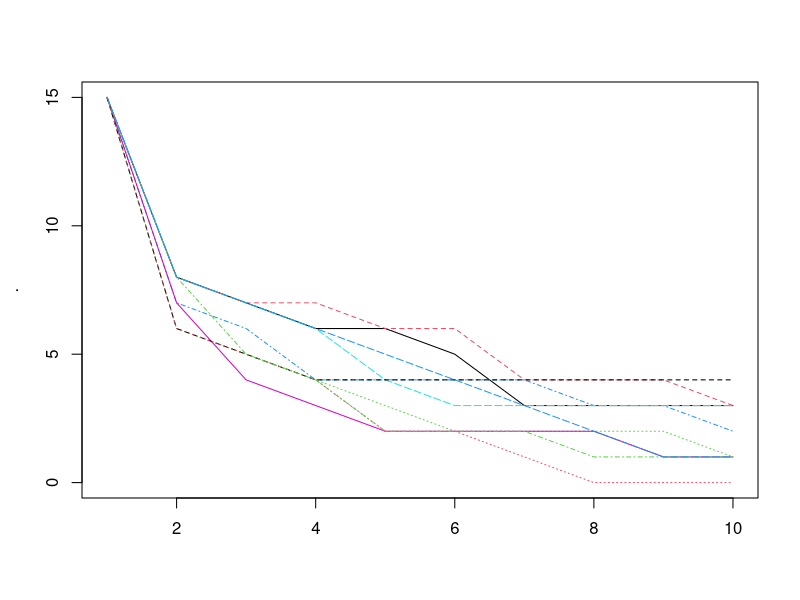
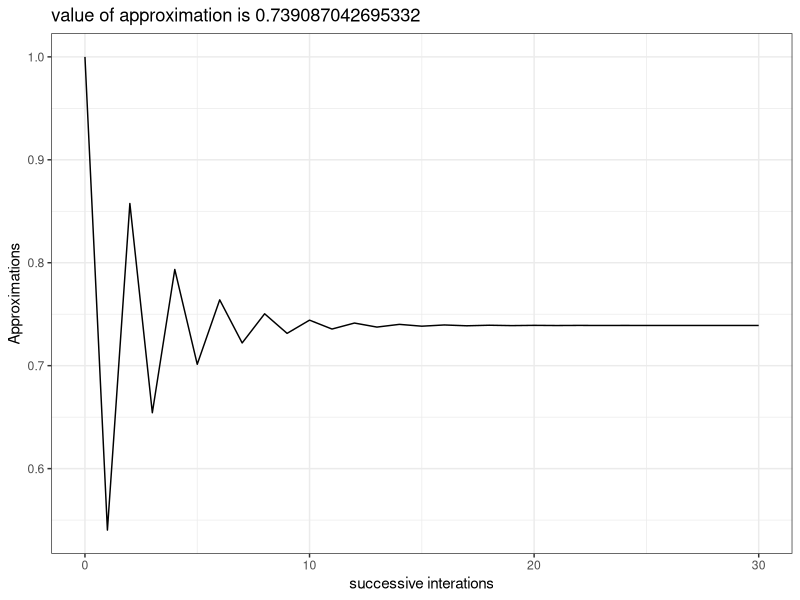
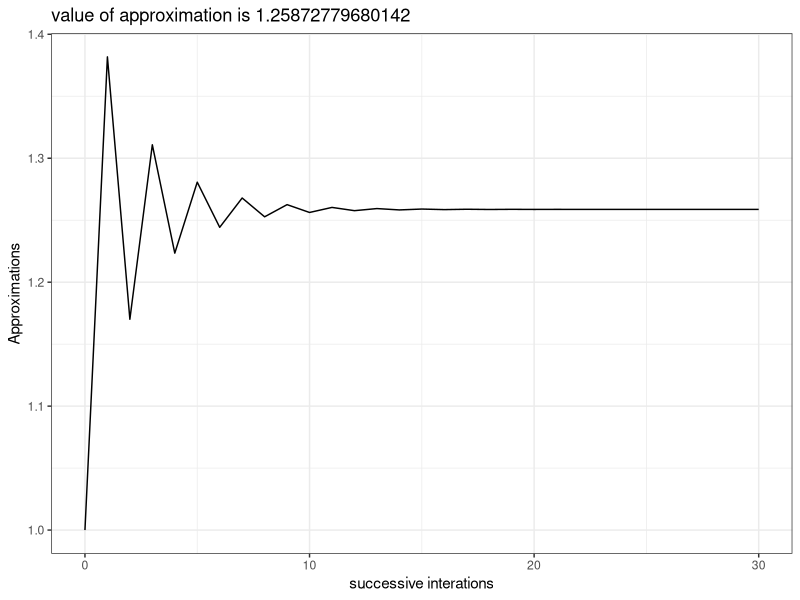
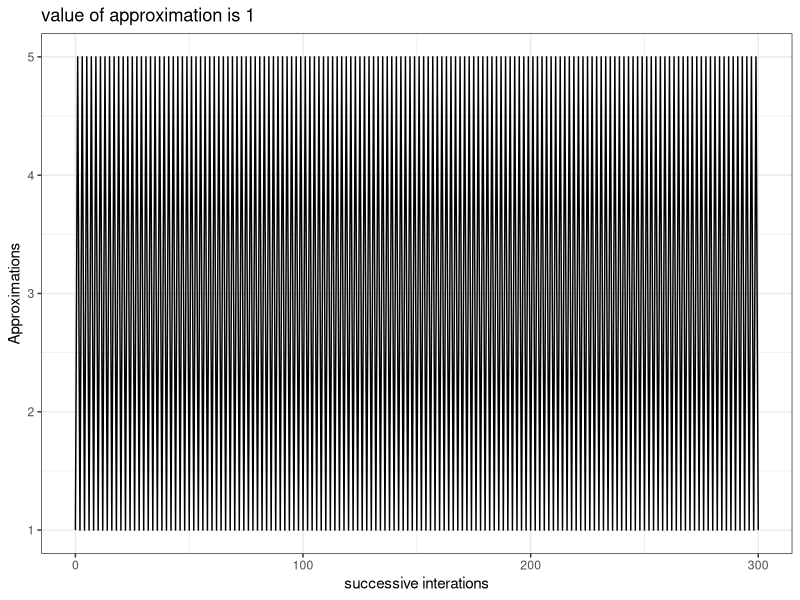
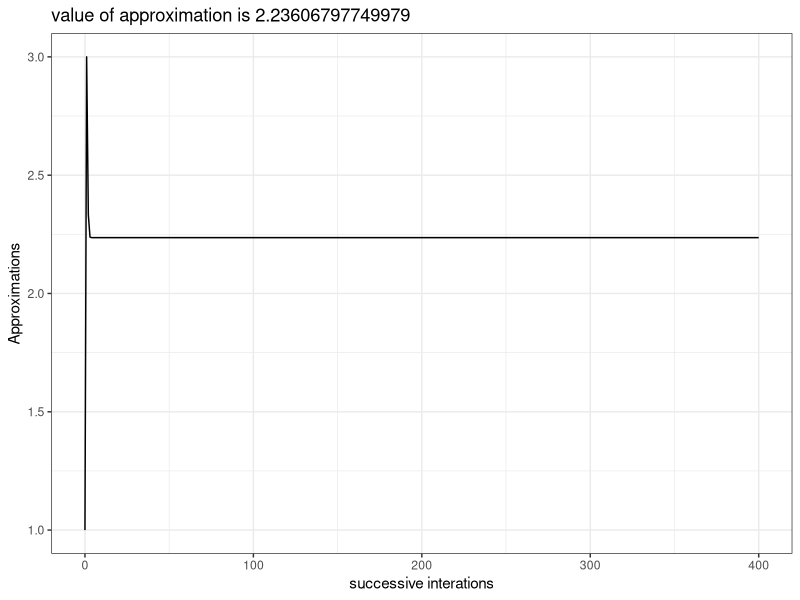
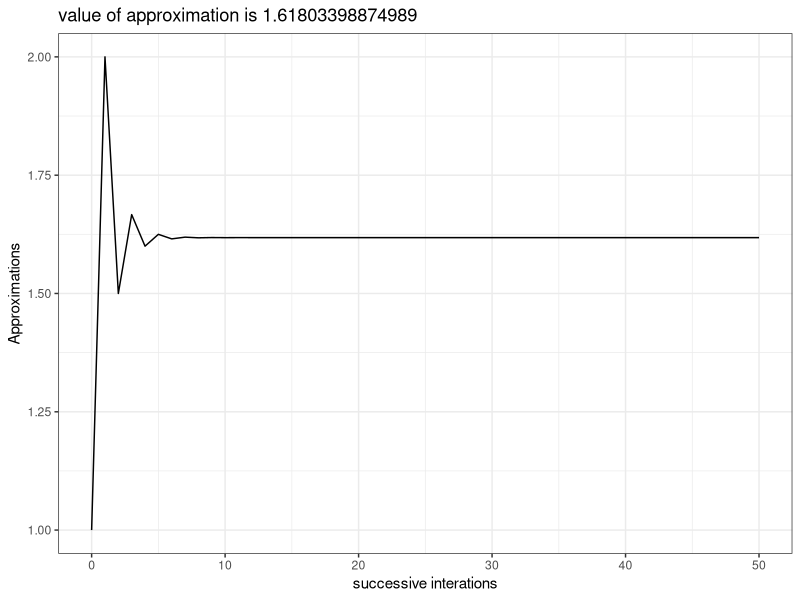
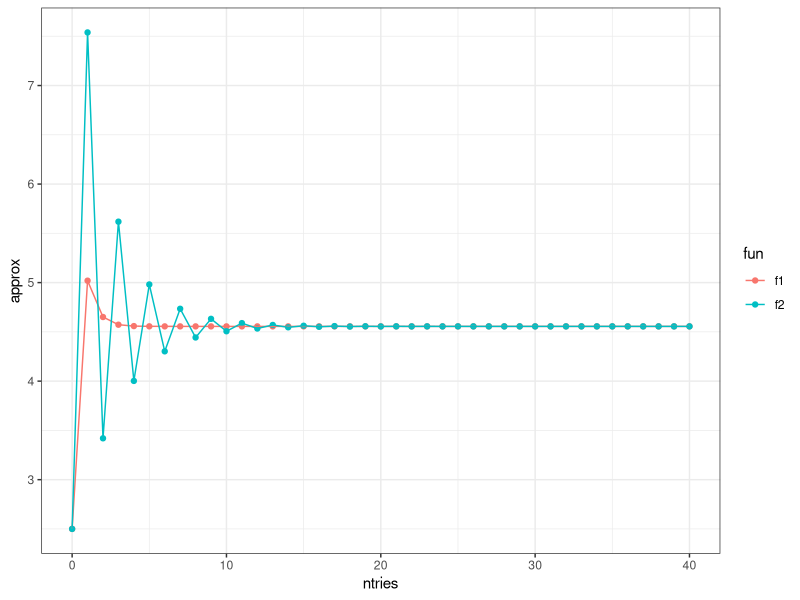
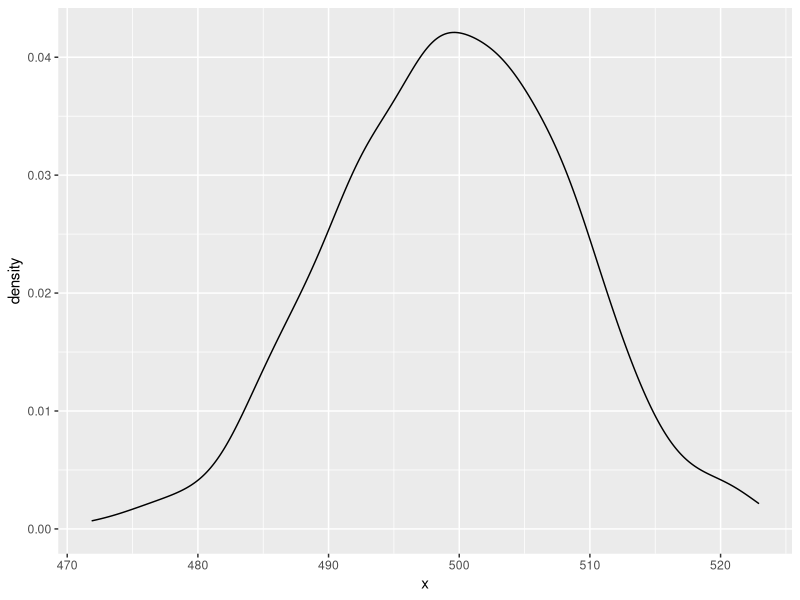

These figures' R source, in order:
## ---- chunk 1
knitr::opts_chunk$set(error = TRUE, cache = TRUE)
library(ggplot2)
library(tidyr)
library(magrittr)
## ---- chunk 2
mean(0.5, x = c(0:10,50))
## ---- chunk 3
scale01 <- function(x) {
  rng <- range(x, na.rm = TRUE)
  (x - rng[1]) / (rng[2] - rng[1])
}

mtcars_scale <- mtcars[]
mtcars_scale[] <- lapply(mtcars, scale01)
head(mtcars_scale)

scale_numerics <- function(dat){
  if(is.numeric(dat)){
    scale01(dat)
    } else {
      dat
      }
  }

iris_scale <- iris

iris_scale[] <- lapply(iris, scale_numerics)

head(iris)

try(lapply(iris, scale01))
## ---- chunk 4
formulas <- list(
  mpg ~ disp,
  mpg ~ I(1 / disp),
  mpg ~ disp + wt,
  mpg ~ I(1 / disp) + wt
)

mods <- vector("list", length(formulas))

for (i in seq_along(formulas)){
  mods[[i]] <- lm(formulas[[i]], data = mtcars)
  }
## ---- chunk 5
models_mtcars <- lapply(formulas, lm, data = mtcars)
# old way
#lapply(formulas, function(form) lm(form, data = mtcars))
## ---- chunk 6

bootstraps <- lapply(1:10, function(i) {
  rows <- sample(1:nrow(mtcars), rep = TRUE)
  mtcars[rows, ]
})

## for loop

bootstrap_models <- vector("list",length(bootstraps))
for(i in seq_along(bootstraps)){
  bootstrap_models[[i]] <- lm(mpg ~ disp, data = bootstraps[[i]])
  }

## lapply

bootstrap_models_lapply <- lapply(bootstraps, lm, formula = mpg ~ disp)
## ---- chunk 7
rsq <- function(mod) summary(mod)$r.squared

sapply(bootstrap_models_lapply, rsq)

sapply(models_mtcars, rsq)

## ---- chunk 8
species_abundances <- sample(seq_len(100),size = 5) %>%
  sapply(rpois, n = 20) %>%
  data.frame %>%
  set_names(paste0("sp",1:5))

vapply(species_abundances, sd, numeric(1))

## ---- chunk 9
library(dplyr)
site_species <- species_abundances %>% 
  mutate(site = paste0("site",LETTERS[1:5]) %>%
           rep(times = 4))

vapply(site_species[vapply(site_species, is.numeric, logical(1))], sd, numeric(1))

## Equivalently, in magrittr style:
site_species %>%
  vapply(is.numeric, logical(1)) %>%
  site_species[.] %>%
  vapply(sd, numeric(1))

## ---- chunk 10
trials <- replicate(
  100, 
  t.test(rpois(10, 10), rpois(7, 10)),
  simplify = FALSE
)

sapply(trials, function(test) test$p.value)

sapply(trials, '[[', i = "p.value") 
## ---- chunk 11
replicate(5, rnorm(2))

replicate(4, "blue")
## ---- chunk 12
colnum <- c("blue" = 2, "green" = 7)

lapply(colnum, function(x) x/2)
## ---- chunk 13
name_val_lapply <- function(X, FUN, ...){
 Map(FUN, names(X), X, ...)
}

funtest <- function(name_of, val_of){
  paste("the value of", name_of, "is", val_of)
}

name_val_lapply(colnum, funtest)

## ---- chunk 14

library(parallel)

mcsapply <- function (X, FUN, ..., simplify = TRUE, USE.NAMES = TRUE) 
  {
  FUN <- match.fun(FUN)
  answer <- mclapply(X = X, FUN = FUN, mc.cores = 2, ...)
  if (USE.NAMES && is.character(X) && is.null(names(answer))) 
    names(answer) <- X
  if (!identical(simplify, FALSE) && length(answer)) 
    simplify2array(answer, higher = (simplify == "array"))
  else answer
  }

##pokey example
boot_df <- function(x) x[sample(nrow(x), rep = T), ]
rsquared <- function(mod) summary(mod)$r.square
boot_lm <- function(i) {
  rsquared(lm(mpg ~ wt + disp, data = boot_df(mtcars)))
}


library(microbenchmark)

## this doesn't actually speed anything up
if(FALSE){
microbenchmark(sapply(1:10, boot_lm),
               mcsapply(1:10, boot_lm))
}


## ---- chunk 15
mat <- matrix(rnorm(20), nrow = 5)

apply(mat, 1, summary)

apply(mat, 2, summary)

apply(mtcars, 2, summary)

## ---- chunk 16
pulse <- round(rnorm(22, 70, 10 / 3)) + rep(c(0, 5), c(10, 12))
group <- rep(c("A", "B"), c(10, 12))
pieces <- split(pulse, group)

split_vapply <- function(x, f, FUN, FUN.VALUE, ...){
  pieces <- split(x, f)
  vapply(pieces, FUN = FUN, FUN.VALUE = FUN.VALUE, ...)
}

split_vapply(pulse, group, mean, numeric(1))

## ---- chunk 17

split2 <- function(x, f) {
   groups <- unique(as.factor(f))
   out <- vector('list', length(groups))
   names(out) <- levels(groups)
   for (g in groups) {
       out[[g]] <- x[f == g]
   }
   out
}

split2(pulse, group)


split3 <- function(x, f) {
   groups <- unique(f)
   out <- vector('list', length(groups))
   names(out) <- groups
   lapply(groups, function(lev) x[f == lev] )
}


split3(pulse, group)

## ---- chunk 18
Reduce(`*`, 1:10)
factorial(10)
microbenchmark(Reduce(`*`, 1:10), factorial(10))
## ---- chunk 19
sapply(rep(1,10), Reduce, f = sum)

Reduce(`*`, 1:10, accumulate = TRUE)

simdecay <- function(){
  replicate(10, sample(1:10, 15, replace = T), simplify = FALSE) %>%
  Reduce(intersect, ., accumulate = TRUE) %>%
  sapply(length)
}

replicate(10, simdecay()) %>%
  matplot(type = "l")

## ---- chunk 20
is.character(c("foo","bar"))
is.na(NaN)
is.na(NA)
is.na(3)

is.na(c(NA,NA))

is.numeric(c("fo","bar"))
## ---- chunk 21
anyNA(c(NA,NA))
anyNA(c("foo","bar"))
## ---- chunk 22
numsum <- function(dat, sumstat){
  so_numeros <- Filter(is.numeric, dat)
  vapply(so_numeros, sumstat, numeric(1))
}

numsum(iris, sd)
## ---- chunk 23
scramble <- sample(1:5, size = 50, replace = TRUE)
Position(function(x) x == 1, scramble)
which(scramble == 1)
min(which(scramble == 1))
## ---- chunk 24
where <- function(f, x) {
  vapply(x, f, logical(1))
}
## ---- chunk 25
AnyAll <- function(FUN){
  function(f, x){
    test <- vapply(x, f, logical(1))
    FUN(test)
    }
}

Any <- AnyAll(any)
All <- AnyAll(all)

tester <- list("foo",1)

Any(is.numeric, tester)
All(is.numeric, tester)
## ---- chunk 26
AnyAll2 <- function(only_if_all = TRUE){
  ## any or all?
  if (only_if_all) {
    testfun <- function(test) Reduce(`&&`, test, only_if_all)
    } else 
      {
        testfun <- function(test) Reduce(`||`, test, only_if_all)
        }
  
  function(f, x){
    test <- vapply(x, f, logical(1))
    testfun(test)
    }
  }

All2 <- AnyAll2()
Any2 <- AnyAll2(FALSE)

Any2(is.numeric, tester)
All2(is.numeric, tester)


AnyAll3 <- function(only_if_all = TRUE){
  ## any or all?
  tests <- c(`||`,`&&`)
  testfun <- function(test) Reduce(tests[[only_if_all + 1]], test, only_if_all)
  
  function(f, x){
    test <- vapply(x, f, logical(1))
    testfun(test)
    }
  }

AnyAll3()(is.numeric, tester)
AnyAll3(FALSE)(is.numeric, tester)
## ---- chunk 27
where <- function(f, x) {
  vapply(x, f, logical(1))
}

span <- function(f, x){
  logivec <- where(f = f, x = x)
  runs <- rle(logivec)
  trues <- runs$lengths[runs$values]
  longest <- max(trues)[1] # find the first long sequence only
  start.longest <- which(runs$lengths == longest)
  start.longest + seq_len(longest)
}

green30 <- replicate(47, sample(list("green",30), size = 1, prob = c(0.7, 0.3)))

span(is.character, green30)

## ---- chunk 28

arg_maxmin <- function(FUN = max) {
  arg_max <- function(vec, f){
    vals <- f(vec)
    crit <- FUN(vals)
    vec[vals %in% crit]
    }
  }

arg_max <- arg_maxmin()

arg_max(-10:5, function(x) x ^ 2)
arg_max(-5:5, function(x) x ^ 2)


arg_min <- arg_maxmin(min)
arg_min(-10:5, function(x) - x ^ 2)
arg_min(-5:5, function(x) - x ^ 2)
## ---- chunk 29

running_diff <- function(x){
  tot <- length(x)
  abs(x[-tot] - x[-1])
  }

fixed_point <- function(f, tries, init = 1){
  fvec <- replicate(n = tries, expr = f, simplify = FALSE)
  Reduce(function(f1,f2) f2(f1), x = fvec, init = init, accumulate = TRUE)
  }

check_tol <- function(fpoints, rdiff = running_diff, tol = 0.00001){
  passing_tol <- vapply(rdiff(fpoints), `<`, y = tol, logical(1))
  if(!any(passing_tol)) message("you need more tries!!")
  }

check_tol(fixed_point(cos, 30, tries = 10))

fpoint_plot <- function(f, tries){
  fixingpoints <- fixed_point(f = f, tries = tries)
  qplot(x = 0:tries, y = fixingpoints, geom = "path",
      main = paste0("value of approximation is ", fixingpoints[length(fixingpoints)]),
      xlab = "successive interations", ylab = "Approximations") + theme_bw()
}

fpoint_plot(cos, 30)

fpoint_plot(function(x) cos(x) + sin(x), 30)

## impossible; will never converge:
fpoint_plot(function(x) 5 / x, 300)

## but with slight modification..
fpoint_plot(function(x) (x + 5 / x) / 2, 400)

## ---- chunk 30
fpoint_plot(function(x) 1 + 1/x, 50)
## ---- chunk 31

fun1 <- function(x) ((log(1000) / log(x)) + x) / 2
fun2 <- function(x) log(1000) / log(x)

data.frame(ntries = 0:40, 
           f1 = fixed_point(fun1, 40, init = 2.5),
           f2 = fixed_point(fun2, 40, init = 2.5)) %>%
  gather(fun, approx, f1:f2) %>%
  ggplot(aes(x = ntries, y = approx, colour = fun)) + geom_point() + geom_path() + theme_bw()

## ---- chunk 32
frac_maker <- function(n, d){
  force(n)
  force(d)
  function(x) n / (d + x)
  }
  

cont_frac <- function(Ns, Ds, frac_fun = frac_maker){
  Ns <- rev(Ns)
  Ds <- rev(Ds)
  funs <- Map(frac_fun, Ns, Ds)
  Reduce(function(f1,f2) f2(f1), x = funs, init = 0)
  }

ans <- cont_frac(Ns = rep(1,40), Ds = rep(1, 40))

1/ans
## ---- chunk 33

denominator <- function(k){
  nums <- lapply(seq_len(k)*2, function(x) c(1, 1, x))
  out <- do.call(c, nums)
  out[-1]
}

cont_frac(Ds = denominator(20), Ns = rep(1, 3 * 20 -1))

## ---- chunk 34
pi_numerator <- function(k){
  exps <- seq(from = 1, length.out = k, by = 2) ^ 2
  c(4, exps)
}

cont_frac(Ds = c(1, rep(2, 200)), Ns = pi_numerator(200))
## ---- chunk 35

frac_maker_minus <- function(n, d){
  force(n)
  force(d)
  function(x) n / (d - x)
  }

tan_cf <- function(x, k){
  numerators <- rep(x, k - 1) ^ 2
  numerators <- c(x, numerators)
  denominators <- seq(from = 1, by = 2, length.out = k)
  cont_frac(Ns = numerators, Ds = denominators, frac_fun = frac_maker_minus)
}

tan_cf(pi*0.2, 20)

tan(pi*0.2)
## ---- chunk 36
rm_na <- function(x, y, identity) {
  if (is.na(x) && is.na(y)) {
    identity
  } else if (is.na(x)) {
    y
  } else {
    x
  }
}

rm_na(3,4,Inf)
rm_na(3,NA,Inf)
rm_na(NA,4,Inf)
rm_na(NA,NA,Inf)

smaller <- function(x, y, na.rm = TRUE){
  if(na.rm && (is.na(x) || is.na(y))) {
    rm_na(x, y, Inf)
    } else {
      stopifnot(!identical(x, y))
      test <- (x - y) < 0
      if(test) x else y
      }
  
  }

x <- 4
y <- 5


## ---- chunk 37
randomise <- function(f) f(runif(1e3))
randomise(mean)
#> [1] 0.5115665
randomise(mean)
#> [1] 0.503939
randomise(sum)

replicate(500,randomise(sum)) %>%
  data.frame(x = .) %>%
  ggplot(aes(x = x)) + geom_density()
